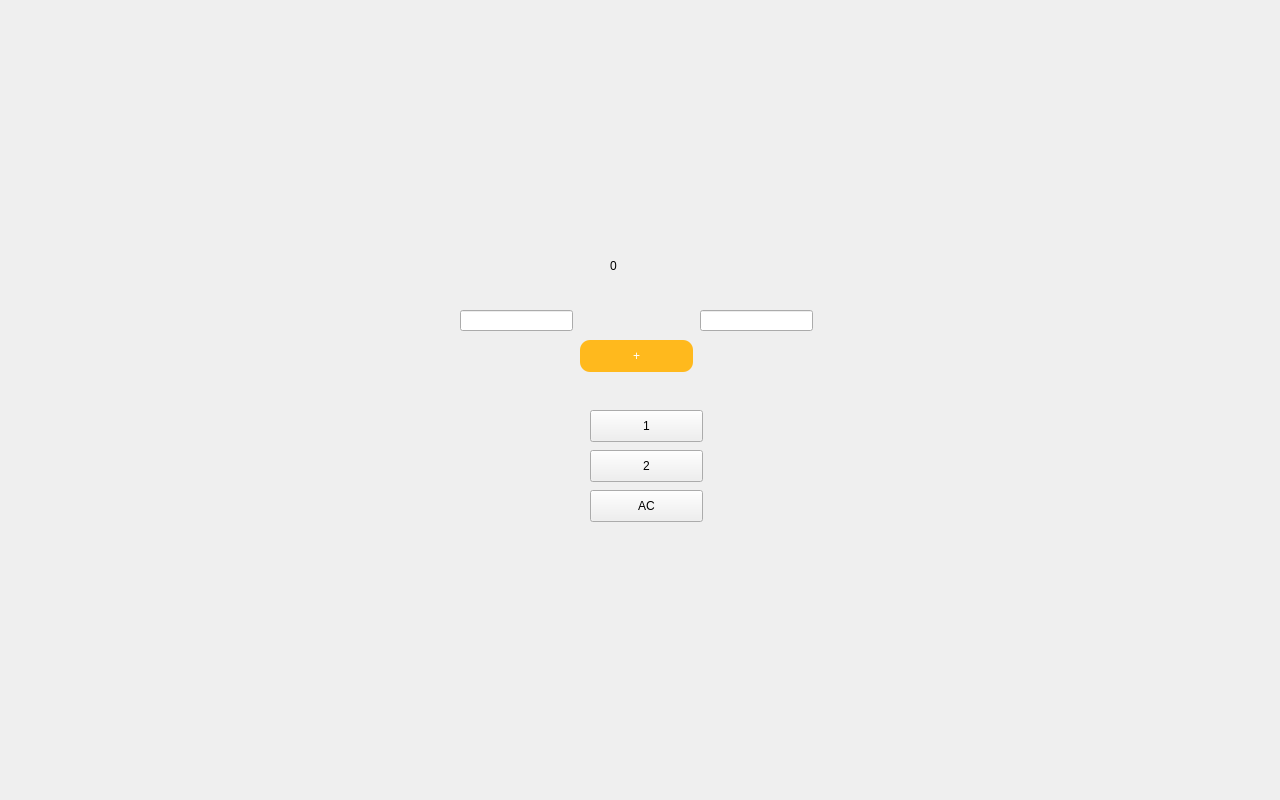
<?xml version="1.0" encoding="UTF-8"?>
<ui version="4.0">
 <class>Dialog</class>
 <widget class="QDialog" name="Dialog">
  <property name="geometry">
   <rect>
    <x>0</x>
    <y>0</y>
    <width>1280</width>
    <height>800</height>
   </rect>
  </property>
  <property name="windowTitle">
   <string>Dialog</string>
  </property>
  <property name="styleSheet">
   <string notr="true"/>
  </property>
  <widget class="QPushButton" name="pushButton">
   <property name="geometry">
    <rect>
     <x>580</x>
     <y>340</y>
     <width>113</width>
     <height>32</height>
    </rect>
   </property>
   <property name="styleSheet">
    <string notr="true">background-color: rgb(255, 185, 29);
font: 13pt &quot;Hannotate TC&quot;;
color: rgb(255, 255, 255);
border-top-left-radius:10px;
border-top-right-radius:10px;
border-bottom-left-radius:10px;
border-bottom-right-radius:10px;
</string>
   </property>
   <property name="text">
    <string>+</string>
   </property>
  </widget>
  <widget class="QLabel" name="label_2">
   <property name="geometry">
    <rect>
     <x>460</x>
     <y>420</y>
     <width>101</width>
     <height>101</height>
    </rect>
   </property>
   <property name="text">
    <string/>
   </property>
   <property name="pixmap">
    <pixmap>運算符號-2.png</pixmap>
   </property>
  </widget>
  <widget class="QLineEdit" name="lineEdit">
   <property name="geometry">
    <rect>
     <x>700</x>
     <y>310</y>
     <width>113</width>
     <height>21</height>
    </rect>
   </property>
  </widget>
  <widget class="QLineEdit" name="lineEdit_2">
   <property name="geometry">
    <rect>
     <x>460</x>
     <y>310</y>
     <width>113</width>
     <height>21</height>
    </rect>
   </property>
  </widget>
  <widget class="QLabel" name="label_3">
   <property name="geometry">
    <rect>
     <x>610</x>
     <y>250</y>
     <width>71</width>
     <height>31</height>
    </rect>
   </property>
   <property name="styleSheet">
    <string notr="true">font: 18pt &quot;.AppleSystemUIFont&quot;;
font: 24pt &quot;.AppleSystemUIFont&quot;;</string>
   </property>
   <property name="text">
    <string>0</string>
   </property>
  </widget>
  <widget class="QPushButton" name="pushButton_2">
   <property name="geometry">
    <rect>
     <x>590</x>
     <y>410</y>
     <width>113</width>
     <height>32</height>
    </rect>
   </property>
   <property name="text">
    <string>1</string>
   </property>
  </widget>
  <widget class="QPushButton" name="pushButton_3">
   <property name="geometry">
    <rect>
     <x>590</x>
     <y>450</y>
     <width>113</width>
     <height>32</height>
    </rect>
   </property>
   <property name="text">
    <string>2</string>
   </property>
  </widget>
  <widget class="QPushButton" name="pushButton_4">
   <property name="geometry">
    <rect>
     <x>590</x>
     <y>490</y>
     <width>113</width>
     <height>32</height>
    </rect>
   </property>
   <property name="text">
    <string>AC</string>
   </property>
  </widget>
 </widget>
 <resources/>
 <connections/>
</ui>
